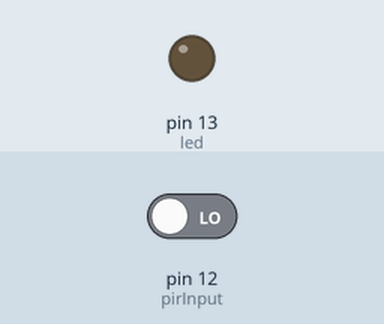
This sketch was run on a simulated Arduino Uno, built with avr-gcc and run on an emulated ATmega328P. Parts: output pins drawn as LEDs (lit = HIGH). The test bench sets the inputs (shaded band); at power-on: pin 12 (pirInput) LOW.

Above: at 1.2 s.
1.3 s: pin 12 (pirInput) driven HIGH
At 2.6 s:
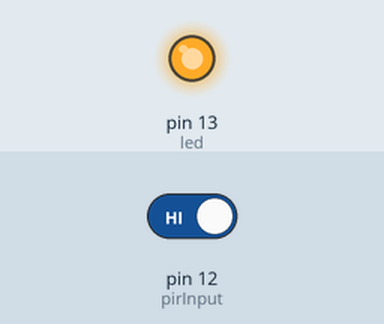
2.9 s: pin 12 (pirInput) driven LOW
At 4.0 s:
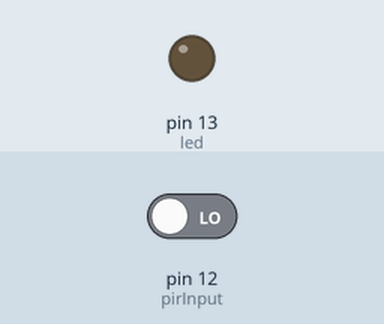
Timing chart, 0 to 5.9 s (numbered marks = the images above; inputs shaded):
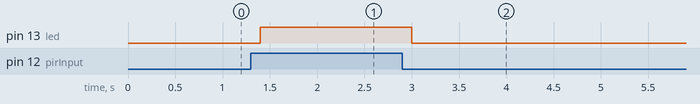

Measured:
- after the input at 1.3 s, pin 13 (led): LOW → HIGH after 0.10 s
- after the input at 2.9 s, pin 13 (led): HIGH → LOW after 0.10 s

The sketch:

Pir-sensor.ino
```cpp
int led = 13;
int pirInput = 12;
int state;


void setup() {
  pinMode(led,OUTPUT);
  pinMode(pirInput,INPUT);
}

void loop() {
  state = digitalRead(pirInput);
  digitalWrite(led,state);
  delay(100);
  digitalWrite(led,state);
  delay(100);
}
```
